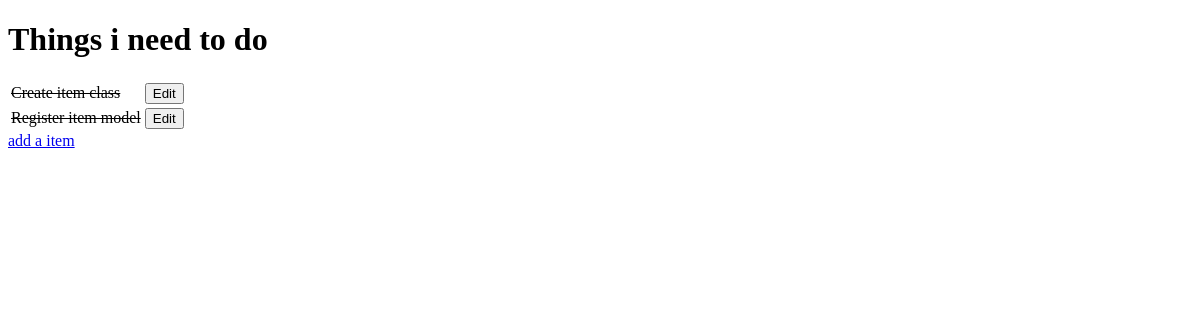
/, run on an earlier commit of the app's database.
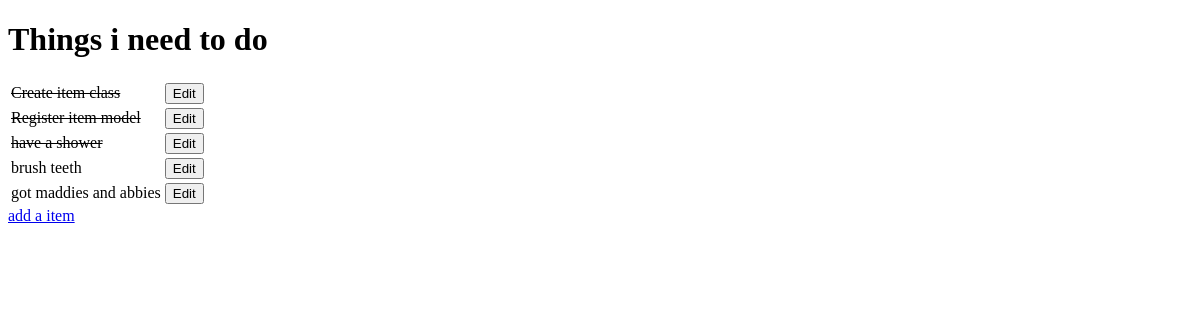
And on a later commit of the database.
### todo/models.py (models this page shows, shortened)
class Item(models.Model):
    name = models.CharField(max_length=50, null=False, blank=False)
    done = models.BooleanField(null=False, blank=False, default=False)

### todo/views.py (the view)
# urls.py: path('', get_todo_list, name='get_todo_list'),
def get_todo_list(request):
    items = Item.objects.all()
    context = {
        "items": items
    }
    return render(request, 'todo/todo_list.html', context)

### todo/templates/todo/todo_list.html (shortened to what this page needs)
<!DOCTYPE html>
<html lang="en">
<head>
</head>
<body>
    <h1>Things i need to do</h1>
    <table>
        {% for item in items %}
            <tr>
                {% if item.done %}
                <td><strike> {{item.name }}</td></strike></td>
                {% else %}
                <td>{{ item.name }}</td>
                {% endif %}
                <td>
                    <a href="/edit/{{ item.id }}">
                        <button>
                            Edit
                        </button>
                    </a>
                </td>
            </tr>
            {% empty %}
            <tr><td>You have nothing to do</td></tr>
        {% endfor %}
    </table>
    <a href="/add">add a item</a>
</body>
</html>

What changed in the data, as far as the page shows it:
added Item: name "have a shower"
added Item: name "brush teeth"
added Item: name "got maddies and abbies"
